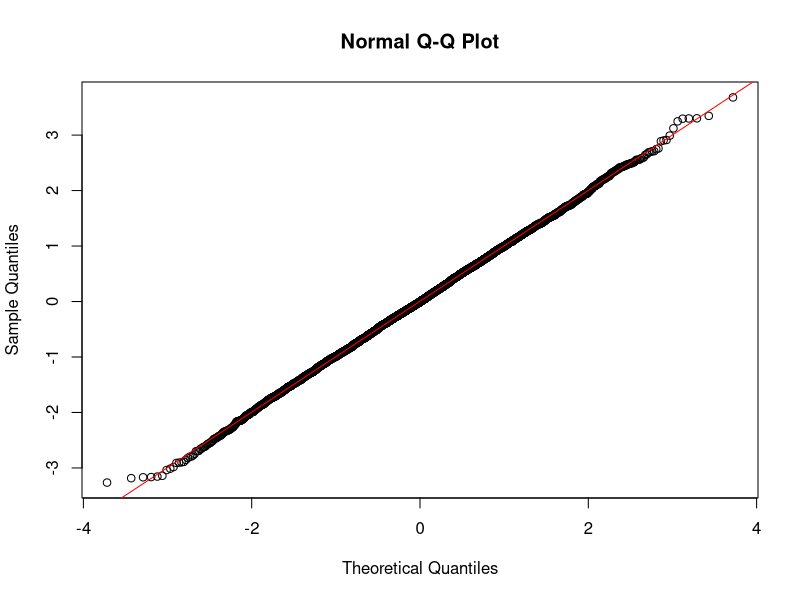
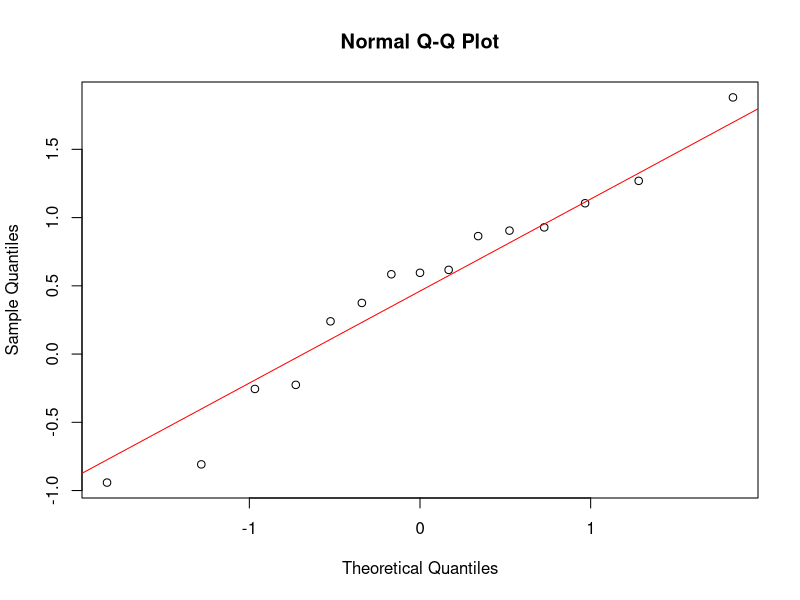
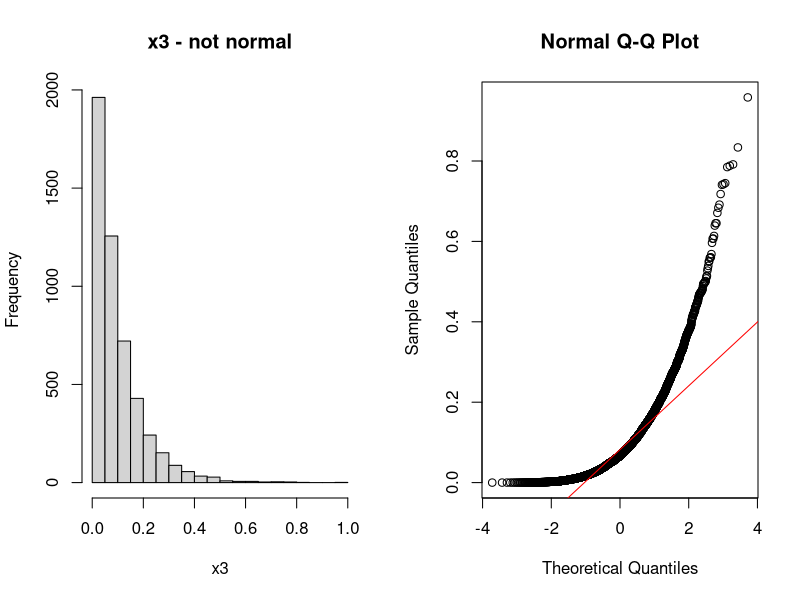
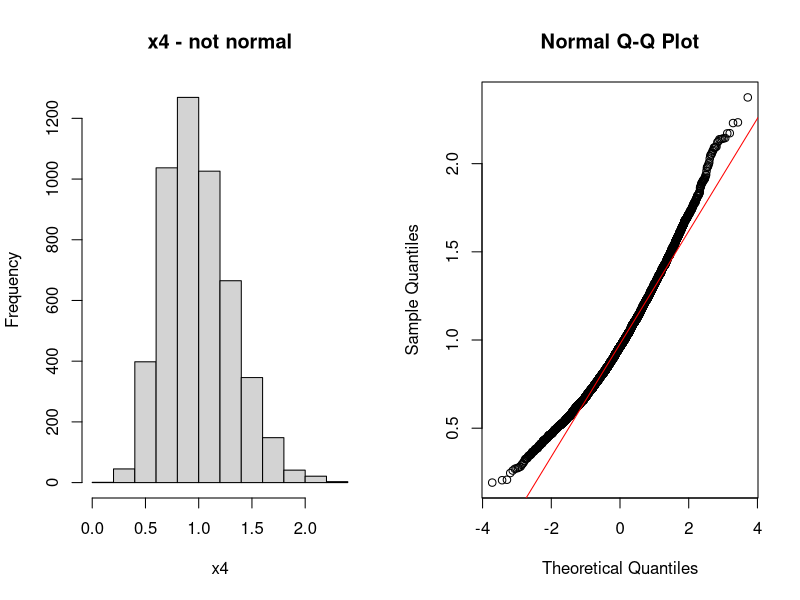
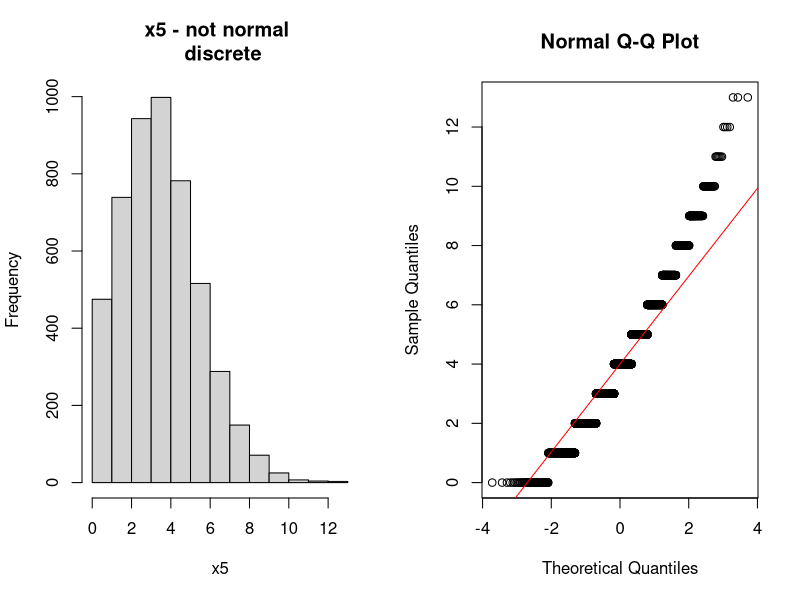
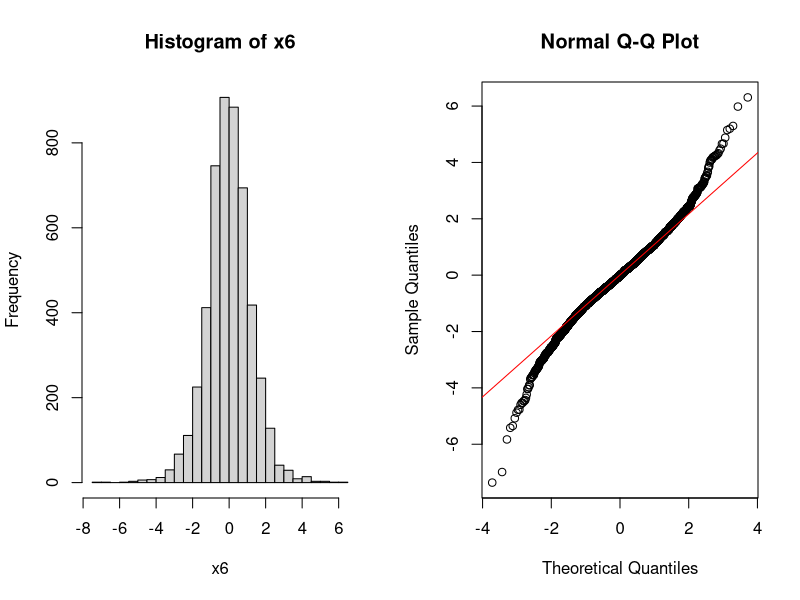
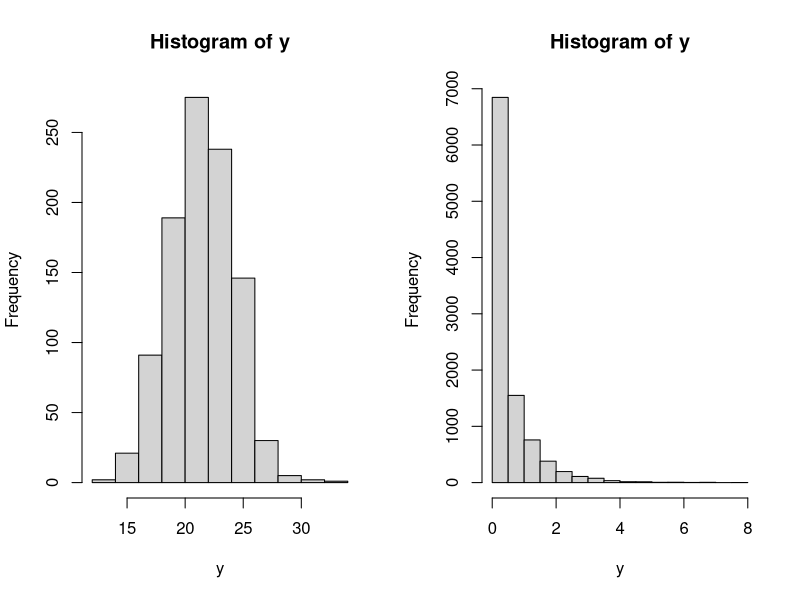
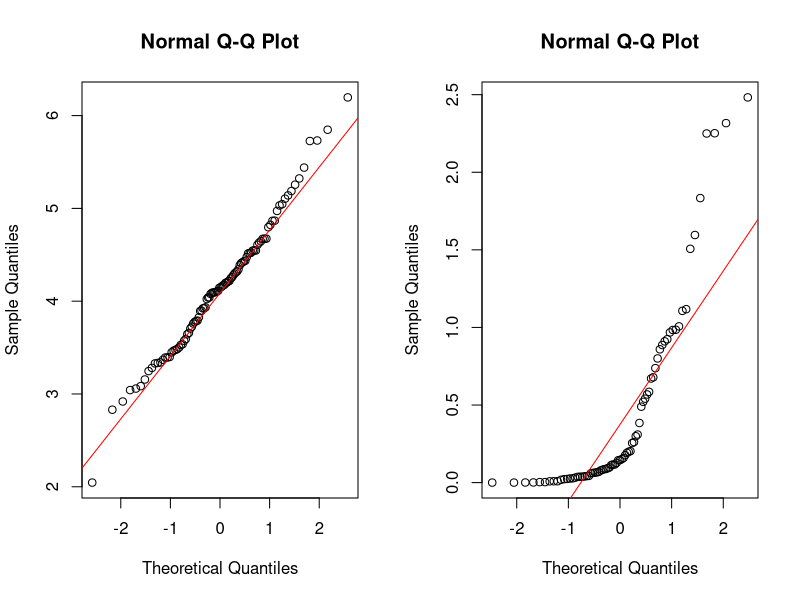

Generate these figures, in order, with R:
## ---- chunk 1
knitr::opts_chunk$set(echo = TRUE)
## ---- chunk 2
x1 <- rnorm(5e3)
qqnorm(x1)
qqline(x1, col = 'red')  # Adds the line that perfectly normal data would follow
## ---- chunk 3
x2 <- rnorm(15)
qqnorm(x2)
qqline(x2, col = 'red')  
## ---- chunk 4
par(mfrow = c(1, 2))
x3 <- rgamma(5e3, 1, 10)  # Samples from a very skewed gamma distribution
hist(x3, main = 'x3 - not normal') 
qqnorm(x3)
qqline(x3, col = 'red')
## ---- chunk 5
par(mfrow = c(1, 2))
x4 <- rgamma(5e3, 10, 10) # Samples from a nearly symmetric gamma distribution
hist(x4, main = 'x4 - not normal') 
qqnorm(x4)
qqline(x4,col = 'red')
## ---- chunk 6
par(mfrow = c(1, 2))
x5 <- rpois(5e3, 4) # Samples from a discrete distribution
hist(x5, main = 'x5 - not normal \n discrete') 
qqnorm(x5)
qqline(x5,col = 'red')
## ---- chunk 7
par(mfrow = c(1, 2))
x6 <- rt(5e3, 6)
hist(x6, breaks = 20)
qqnorm(x6)
qqline(x6,col = 'red')
## ---- chunk 8
qnorm(0.77, 0, 0.5)
## ---- chunk 9
pnorm(-0.35, 0, 0.5)
## ---- chunk 10
pnorm(17, 10, 3, lower.tail = FALSE)
## ---- chunk 11
pnorm(14, 10, 3) - pnorm(9, 10, 3)
## ---- chunk 12
pnorm(40, 37, 4.7, lower.tail = FALSE)
## ---- chunk 13
qnorm(0.1, 37, 4.7)
## ---- chunk 14
pnorm(39, 37, 4.7) - pnorm(33, 37, 4.7)
## ---- chunk 15
qnorm(0.95, 37, 4.7)
## ---- chunk 16
y <- rnorm(n = 5, mean = -4, sd = 0.8)
print(y)
## ---- chunk 17
y <- rnorm(n = 1000, mean = 21.4, sd = 2.8)
hist(y)
## ---- chunk 18
mean(y)
## ---- chunk 19
sd(y)
## ---- chunk 20
pnorm(25, mean(y), sd(y), lower.tail = FALSE)
## ---- chunk 21
pnorm(25, 21.4, 2.8, lower.tail = FALSE)
## ---- chunk 22
y <- rgamma(5, shape = 0.5, scale = 1)
print(y)
## ---- chunk 23
y <- rgamma(10000, shape = 0.5, scale = 1)
hist(y)
## ---- chunk 24
mean(y)
## ---- chunk 25
median(y)
## ---- chunk 26
pnorm(2, mean(y), sd(y)) - pnorm(1, mean(y), sd(y))
## ---- chunk 27
x1 <- rnorm(n = 100, mean = 4, sd = 0.75)
qqnorm(x1)
qqline(x1, col = 'red')
## ---- chunk 28
x1 <- rgamma(75, shape = 0.5, scale = 1)
qqnorm(x1)
qqline(x1, col = 'red')
